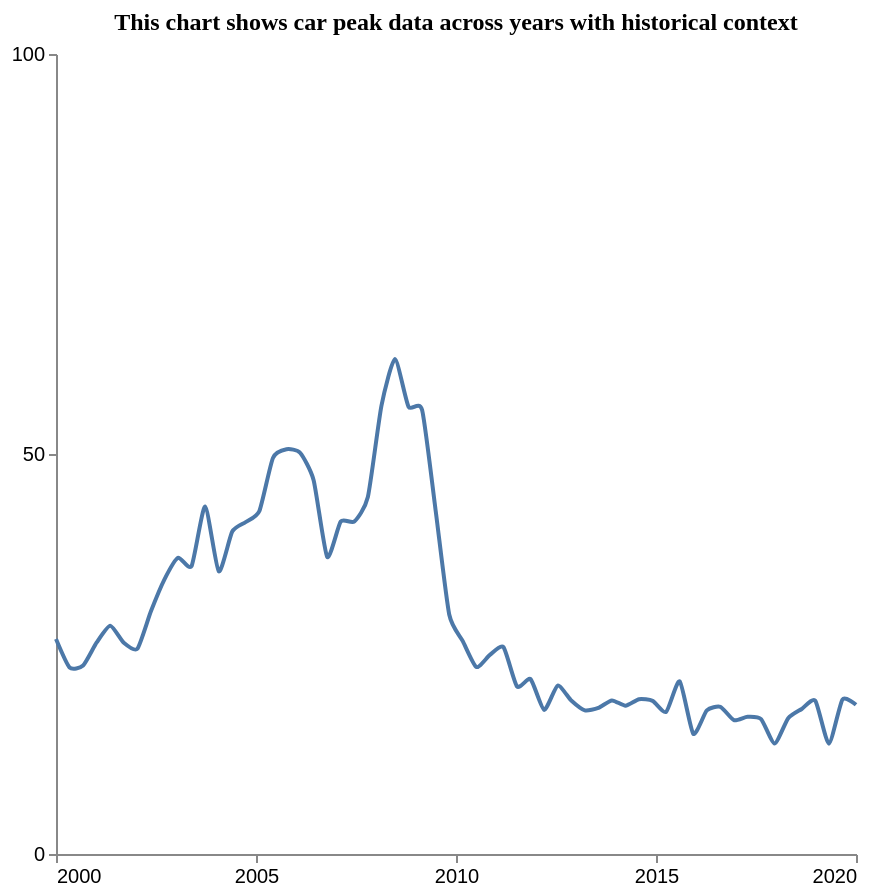

The specification (Vega-Lite) saved for this image:
### Vega-Lite specification from a JSON file in a GitHub repository (floating-point values rounded to 4 significant figures)
{"$schema": "https://vega.github.io/schema/vega-lite/v5.json", "description": "Pattern: Peak", "data": {"values": [{"X": 2000.0, "Y": 26.87}, {"X": 2000.0, "Y": 23.32}, {"X": 2001.0, "Y": 23.56}, {"X": 2001.0, "Y": 26.44}, {"X": 2001.0, "Y": 28.54}, {"X": 2002.0, "Y": 26.41}, {"X": 2002.0, "Y": 25.66}, {"X": 2002.0, "Y": 30.34}, {"X": 2003.0, "Y": 34.34}, {"X": 2003.0, "Y": 37.04}, {"X": 2003.0, "Y": 36.0}, {"X": 2004.0, "Y": 43.45}, {"X": 2004.0, "Y": 35.33}, {"X": 2004.0, "Y": 40.3}, {"X": 2005.0, "Y": 41.5}, {"X": 2005.0, "Y": 42.88}, {"X": 2005.0, "Y": 49.51}, {"X": 2006.0, "Y": 50.59}, {"X": 2006.0, "Y": 50.16}, {"X": 2006.0, "Y": 46.73}, {"X": 2007.0, "Y": 37.14}, {"X": 2007.0, "Y": 41.55}, {"X": 2007.0, "Y": 41.56}, {"X": 2008.0, "Y": 44.62}, {"X": 2008.0, "Y": 56.02}, {"X": 2008.0, "Y": 61.87}, {"X": 2009.0, "Y": 55.91}, {"X": 2009.0, "Y": 55.49}, {"X": 2009.0, "Y": 42.91}, {"X": 2010.0, "Y": 29.94}, {"X": 2010.0, "Y": 26.61}, {"X": 2011.0, "Y": 23.37}, {"X": 2011.0, "Y": 24.88}, {"X": 2011.0, "Y": 25.85}, {"X": 2012.0, "Y": 20.93}, {"X": 2012.0, "Y": 21.86}, {"X": 2012.0, "Y": 18.02}, {"X": 2013.0, "Y": 21.05}, {"X": 2013.0, "Y": 19.19}, {"X": 2013.0, "Y": 17.96}, {"X": 2014.0, "Y": 18.25}, {"X": 2014.0, "Y": 19.2}, {"X": 2014.0, "Y": 18.54}, {"X": 2015.0, "Y": 19.35}, {"X": 2015.0, "Y": 19.15}, {"X": 2015.0, "Y": 17.77}, {"X": 2016.0, "Y": 21.58}, {"X": 2016.0, "Y": 15.02}, {"X": 2016.0, "Y": 17.95}, {"X": 2017.0, "Y": 18.39}, {"X": 2017.0, "Y": 16.73}, {"X": 2017.0, "Y": 17.15}, {"X": 2018.0, "Y": 16.87}, {"X": 2018.0, "Y": 13.81}, {"X": 2018.0, "Y": 16.97}, {"X": 2019.0, "Y": 18.13}, {"X": 2019.0, "Y": 19.16}, {"X": 2019.0, "Y": 13.79}, {"X": 2020.0, "Y": 19.31}, {"X": 2020.0, "Y": 18.65}]}, "mark": {"type": "line", "interpolate": "cardinal", "tension": 0.4}, "encoding": {"x": {"field": "X", "type": "quantitative", "title": "", "axis": {"grid": false, "format": "d", "values": [2000, 2005, 2010, 2015, 2020], "tickSize": 4}, "scale": {"domain": [2000, 2020]}}, "y": {"field": "Y", "type": "quantitative", "title": "", "axis": {"grid": false, "format": "d", "values": [0, 50, 100], "tickSize": 4, "tickOpacity": 1}, "scale": {"domain": [0, 100]}}}, "title": {"text": "This chart shows car peak data across years with historical context", "anchor": "middle", "font": "Tahoma", "fontSize": 12}, "config": {"lineBreak": "^", "view": {"stroke": null}}, "height": 400, "width": 400, "autosize": "pad"}
